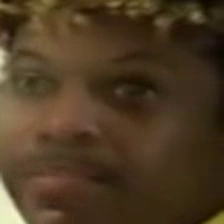
#> input picture frame 10 of eva preprocessing pipeline/working/dataset/fake/blpchvmhxx.mp4, 224 x 224 px, given in place of Video.mp4, which was not available
$ jupyter execute MotionAmplification.ipynb   (older library calls are emulated)   (text cells are left out)
#> lines starting #> are read from the running program, lines starting #| are printed output that depends on the picture; pictures that were not available may be replaced by others from this repository, and a replacement may not be noted
[cell 1]
import os
import numpy as np
import cv2
from matplotlib import pyplot as plt
from glob import glob

[cell 2]
DATA_PATH = 'Videos'
VIDEO_NAME = 'Video.mp4'

VIDEO_PATH = os.path.join(DATA_PATH, VIDEO_NAME)
os.path.exists(VIDEO_PATH)

[cell 3]
# Video magnification factor
ALPHA = 50.0

# Gaussian Pyramind level of which to apply mangification
LEVEL = 4

# Temporal Filter parameters
f_lo = 50/60
f_hi = 60/60

# OPTIONAL: override fs
MANUAL_FS = None
VIDEO_FS = None

# video frame scale factor
SCALE_FACTOR = 1.0

[cell 4]
def rgb2yiq(rgb):
    """Converts an RGB image to YIQ using FCC NTSC format.
        This is a numpy version of the colorsys implementation
        Inputs:
            rgb - (N, M, 3) rgb image
        Returns:
            yiq - (N, M, 3) yiq image
    """
    y = rgb @ np.array([[0.30], [0.59], [0.11]])
    # subtract y channel from red and blue channels
    rby = rgb[:, :, (0,2)] - y

    i = np.sum(rby * np.array([[[0.74, -0.27]]]), axis=-1)
    q = np.sum(rby * np.array([[[0.48, 0.41]]]), axis=-1)

    yiq = np.dstack((y.squeeze(), i, q))

    return yiq

def bgr2yiq(bgr):
    """ Coverts a BGR image to float32 YIQ """
    # get normalized YIQ frame
    rgb = np.float32(cv2.cvtColor(bgr, cv2.COLOR_BGR2RGB))
    yiq = rgb2yiq(rgb)

    return yiq

def yiq2rgb(yiq):
    """ Converts a YIQ image to RGB.
        Inputs:
            yiq - (N,M,3) YIQ image
        Outputs:
            rgb - (N,M,3) rgb image
        """
    r = yiq @ np.array([1.0, 0.9468822170900693, 0.6235565819861433])
    g = yiq @ np.array([1.0, -0.27478764629897834, -0.6356910791873801])
    b = yiq @ np.array([1.0, -1.1085450346420322, 1.7090069284064666])
    rgb = np.clip(np.dstack((r, g, b)), 0, 1)
    return rgb

[cell 5]
inv_colorspace = lambda x: cv2.normalize(
    yiq2rgb(x), None, 0, 255, cv2.NORM_MINMAX, cv2.CV_8UC3
)

[cell 6]
frames = []
cap = cv2.VideoCapture(VIDEO_PATH)

fs = cap.get(cv2.CAP_PROP_FPS)

idx = 0

while(cap.isOpened()):
    ret, frame = cap.read()
#> frame is the input picture: shape (224, 224, 3); mean B, G, R 35.4, 58.1, 77.2
    if not ret:
        break
    if idx == 0:
        og_h, og_w, _ = frame.shape
#> og_h = 224; og_w = 224
        w = int(og_w*SCALE_FACTOR)
#> w = 224
        h = int(og_h*SCALE_FACTOR)
#> h = 224

    # bgr to other color space
    frame = bgr2yiq(np.float32(frame/255))
#> in rgb2yiq, `y = rgb @ np.array([[0.30], [0.59], [0.11]])`:
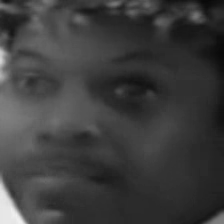
#> y: shape (224, 224, 1) float64; min 0.0354, max 0.948, mean 0.241
#> in rgb2yiq, `i = np.sum(rby * np.array([[[0.74, -0.27]]]), axis=-1)`:
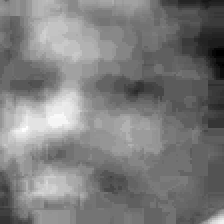
#> i: shape (224, 224) float64; min 0.0195, max 0.129, mean 0.0735; drawn with min black and max white
#> in rgb2yiq, `q = np.sum(rby * np.array([[[0.48, 0.41]]]), axis=-1)`:
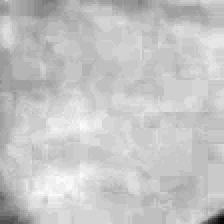
#> q: shape (224, 224) float64; min -0.0986, max 0.0133, mean -0.0118; drawn with min black and max white
#> in rgb2yiq, `yiq = np.dstack((y.squeeze(), i, q))`:
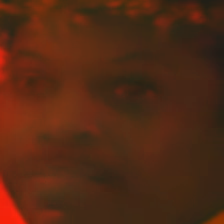
#> yiq: shape (224, 224, 3) float64; mean R, G, B 0.241, 0.0735, -0.0118; drawn with min black and max white
    frames.append(cv2.resize(frame, (w, h)))
    idx += 1

cap.release()
cv2.destroyAllWindows()
del cap

$ run again, starting later in the video
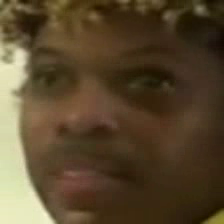
#> input picture frame 45 of eva preprocessing pipeline/working/dataset/fake/blpchvmhxx.mp4, 224 x 224 px, given in place of Video.mp4, which was not available
#> frame is the input picture: shape (224, 224, 3); mean B, G, R 45.9, 71.3, 88.4
#> in rgb2yiq, `q = np.sum(rby * np.array([[[0.48, 0.41]]]), axis=-1)`:
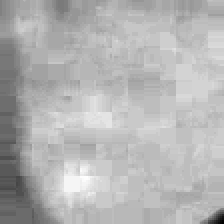
#> q: shape (224, 224) float64; min -0.106, max 0.0203, mean -0.0169; drawn with min black and max white
#> in rgb2yiq, `yiq = np.dstack((y.squeeze(), i, q))`:
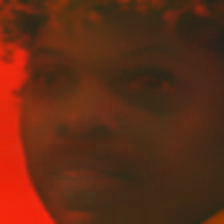
#> yiq: shape (224, 224, 3) float64; mean R, G, B 0.289, 0.0723, -0.0169; drawn with min black and max white

$ run again, starting later in the video
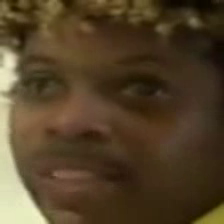
#> input picture frame 80 of eva preprocessing pipeline/working/dataset/fake/blpchvmhxx.mp4, 224 x 224 px, given in place of Video.mp4, which was not available
#> frame is the input picture: shape (224, 224, 3); mean B, G, R 40.4, 65.1, 82.6
#> in rgb2yiq, `q = np.sum(rby * np.array([[[0.48, 0.41]]]), axis=-1)`:
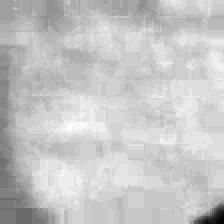
#> q: shape (224, 224) float64; min -0.108, max 0.0109, mean -0.0156; drawn with min black and max white
#> in rgb2yiq, `yiq = np.dstack((y.squeeze(), i, q))`:
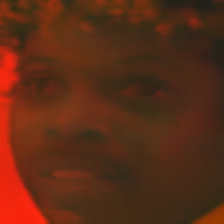
#> yiq: shape (224, 224, 3) float64; mean R, G, B 0.265, 0.0724, -0.0156; drawn with min black and max white
